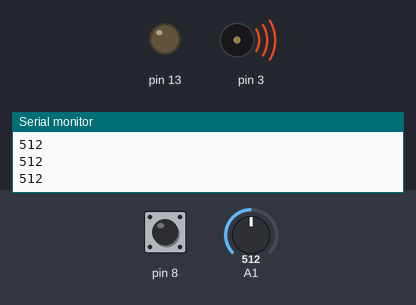
This sketch was run on a simulated Arduino Uno, built with avr-gcc and run on an emulated ATmega328P. On the bench: output pins drawn as LEDs (lit = HIGH), buzzer (waves = sounding), the last lines printed to the serial monitor. Inputs (shaded band) come from the test bench; at power-on: A1 = 512, pin 8 HIGH.

Above: at 1.2 s.
1.3 s: A1 set to 0
At 1.8 s:
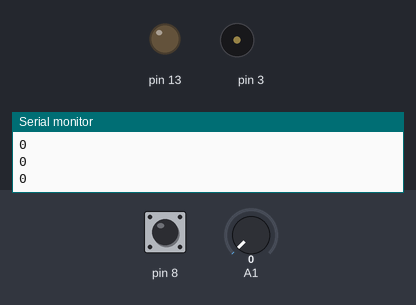
2.8 s: A1 set to 122
At 4.2 s:
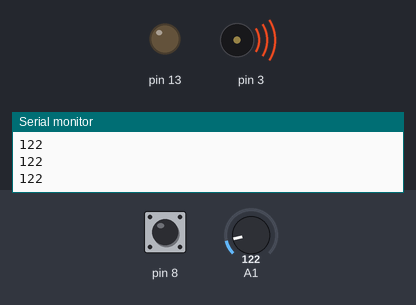
Timing chart, 0 to 5.8 s (numbered marks = the images above; inputs shaded):
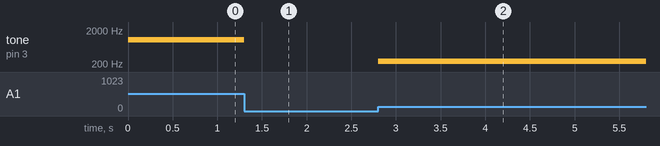

Measured:
- after the input at 1.3 s, tone on pin 3: 1024 Hz → silent at once
- after the input at 2.8 s, tone on pin 3: silent → 244 Hz at once

The sketch:

simonSays.ino
```cpp
void setup() {
  Serial.begin(9600);
  pinMode(13, OUTPUT);
  pinMode(8, INPUT_PULLUP);
  pinMode(9, INPUT);
  pinMode(10, INPUT);
  pinMode(11, INPUT);
  pinMode(3, OUTPUT);
}

void loop() {

  if (digitalRead(8) == 1) {

  }
  tone(3, analogRead(9)*2);
  Serial.println(analogRead(9));
}
```
